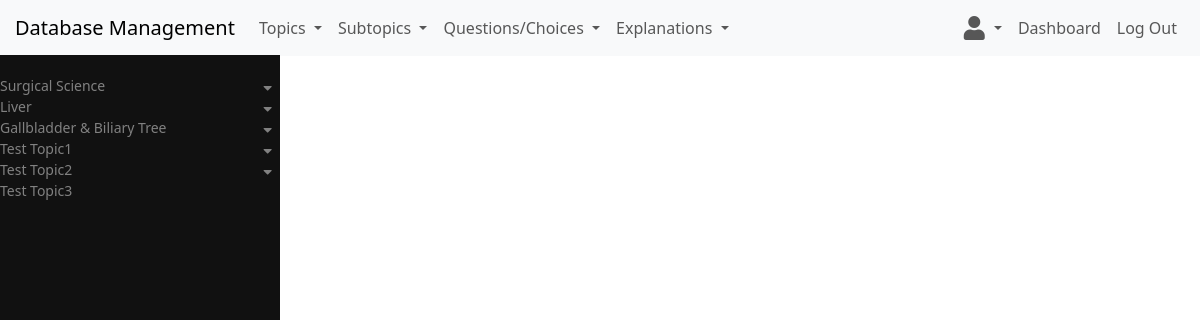
The app's page /management/portal/ with its own data.
### management/models.py (models this page shows, shortened)
class Topic(models.Model):
    name = models.CharField(max_length=40, unique=True)
    slug = models.SlugField(max_length=50, unique=True, blank=True)
    date_created = models.DateTimeField(auto_now_add=True)
    created_by = models.ForeignKey(settings.AUTH_USER_MODEL, on_delete=models.SET_NULL,
        null=True, related_name='created_topics')
    date_modified = models.DateTimeField(auto_now=True)
    modified_by = models.ForeignKey(settings.AUTH_USER_MODEL, on_delete=models.SET_NULL,
        null=True, blank=True, related_name='modified_topics')
    is_visible = models.BooleanField(default=True) # topic should be displayed or not
    display_order = models.IntegerField(default=0, blank=False, null=False)
    class Meta:
        ordering = ['display_order', 'id']

### management/views.py (the view)
# urls.py: path("", views.management_portal, name="management_portal"),
def management_portal(request):
    topics = Topic.objects.all()
    show_welcome = request.session.pop('show_welcome', False)  # Retrieve and remove the flag
    return render(request, 'management/layout.html', {
        'topics' : topics,
        'show_welcome': show_welcome
    })

### management/templates/management/layout.html (shortened to what this page needs)
{% load static %}
<!DOCTYPE html>
<html lang="en">
    <head>
        <link href="https://cdn.jsdelivr.net/npm/bootstrap@5.3.3/dist/css/bootstrap.min.css" rel="stylesheet"
>
        <link rel="stylesheet"
            href="https://cdnjs.cloudflare.com/ajax/libs/font-awesome/5.15.4/css/all.min.css">
        <link href="{% static 'management/styles.css' %}" rel="stylesheet">
    </head>
    <body>
        <nav class="navbar navbar-expand-lg navbar-light bg-light">
            <a class="navbar-brand" id= "brand" href="#">Database Management</a>
            <div>
              <ul class="navbar-nav mr-auto">
                <li class="nav-item dropdown">
                    <a class="nav-link dropdown-toggle"
                        href="#" id="navbardrop-topic" data-bs-toggle="dropdown">Topics
                    </a>
                </li>
                <li class="nav-item dropdown">
                    <a class="nav-link dropdown-toggle"
                        href="#" id="navbardrop-subtopic" data-bs-toggle="dropdown">Subtopics
                    </a>
                </li>
                <li class="nav-item dropdown">
                    <a class="nav-link dropdown-toggle"
                        href="#" id="navbardrop-question" data-bs-toggle="dropdown">Questions/Choices
                    </a>
                </li>
                <li class="nav-item dropdown">
                    <a class="nav-link dropdown-toggle"
                        href="#" id="navbardrop-choice" data-bs-toggle="dropdown">Explanations
                    </a>
                </li>
              </ul>
            </div>
            <div class="collapse navbar-collapse">
                <ul class="navbar-nav ms-auto">
                    <li class="nav-item dropdown">
                        <a
                            class="nav-link dropdown-toggle d-flex align-items-center"
                            href="#"
                            id="user-dropdown"
                            role="button"
                            data-bs-toggle="dropdown"
                            aria-expanded="false"
                        >
                            <i class="fa fa-solid fa-user" id="user-icon"></i>
                        </a>
                    </li>
                    <li class="nav-item">
                        <a class="nav-link" id="dashboard-link"  href="{% url 'dashboard' %}">Dashboard</a>
                    </li>
                    <li class="nav-item">
                        <a class="nav-link" id="logout-link"  href="{% url 'logout' %}">Log Out</a>
                    </li>
                </ul>
            </div>
          </nav>
          <div class="sidebar">
            {% if topics %}
                {% for topic in topics %}
                    <a href="#" id="topic-{{ topic.id }}" class="topic" data-topic-id="{{ topic.id }}">{{ topic.name }}
                        {% if topic.subtopics.exists %}
                            <i class="fa fa-caret-down" id="caretdown-{{ topic.id }}"></i>
                        {% endif %}
                    </a>
                {% endfor %}
            {% endif %}
          </div>
        <div class="body" id="management-container">
        </div>
    </body>
</html>

### management/static/management/styles.css (style rules this page uses)
body, html { overflow: hidden; height: 100%; }
#brand { margin-left: 15px; }
#user-icon { font-size: 1.5rem; margin-right: 5px; cursor: pointer; }
#logout-link { margin-right: 15px; }
.sidebar { height: calc(100% - 55px); width: 280px; position: fixed; z-index: 1; top: 55px; left: 0; background-color: #111; overflow-y: auto; overflow-x: hidden; padding-top: 20px; }
.sidebar a { padding: 6px, 8px, 6px, 16px; text-decoration: none; color: #818181; display: block; border: none; background: none; width: 100%; text-align: left; cursor: pointer; outline: none; }
.topic { font-size: 14px; }
.fa-caret-down { float: right; padding-right: 8px; padding-top: 6px; }
#management-container { height: calc(100vh - 55px); margin-left: 280px; padding: 10px; display: flex; justify-content: flex-start; flex-direction: column; overflow-y: auto; overflow-x: hidden; }

### records on screen
Topic: name "Surgical Science"
Topic: name "Liver"
Topic: name "Gallbladder & Biliary Tree"
Topic: name "Test Topic1"
Topic: name "Test Topic2"
Topic: name "Test Topic3"
